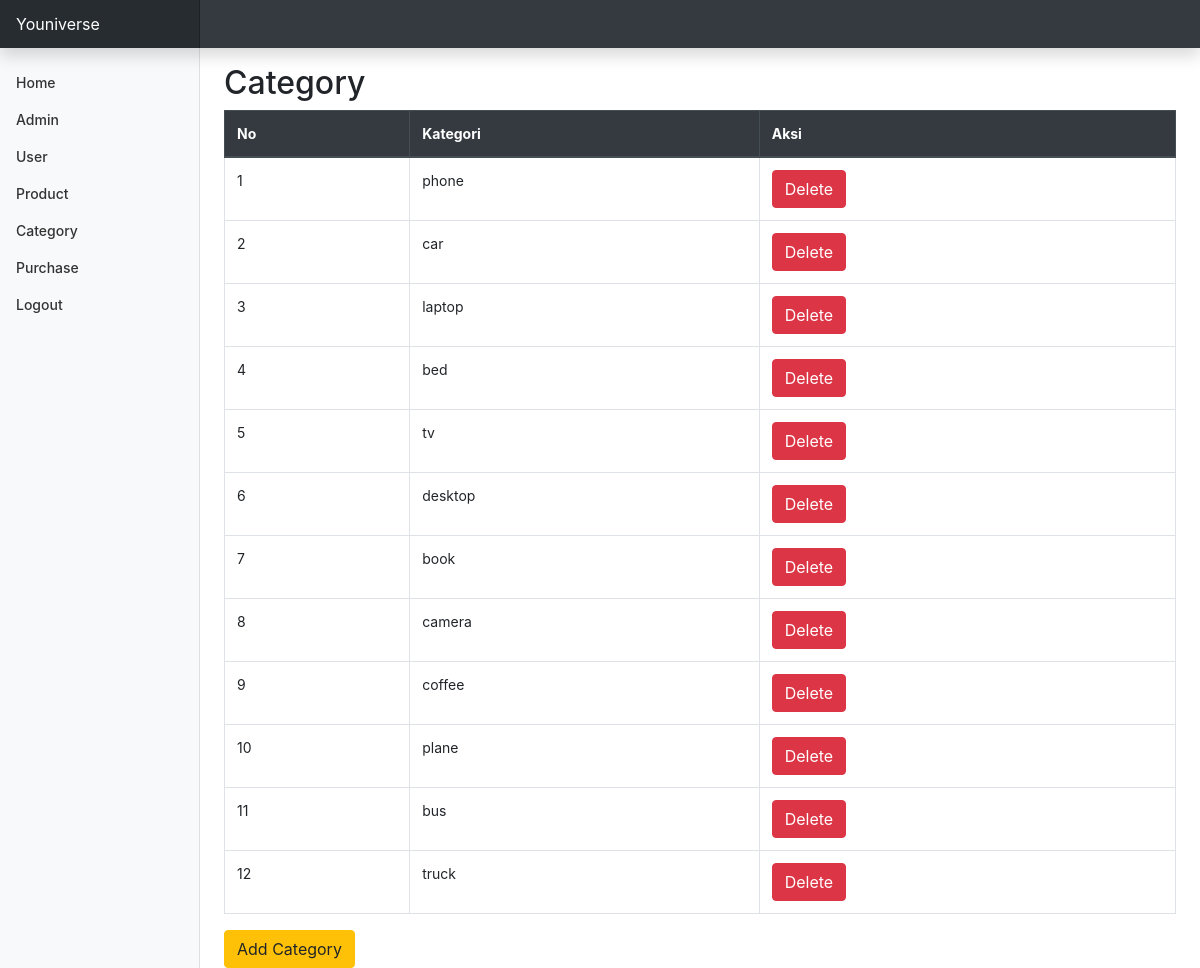
Screenshot of /admin/index.php?halaman=kategori with the database file from the repository.
### tables this page shows
CREATE TABLE `category` (
  `category_id` int(5) NOT NULL,
  `category_name` varchar(100) NOT NULL
);

### admin/kategori.php (the view)
<h2>Category</h2>
<?php
$alldata= array();
$result = mysqli_query($conn, "SELECT * FROM category");
while ($single = $result ->fetch_assoc())
{
    $alldata[] = $single;
}
?>
<table class="table table-bordered table-hover">
    <thead class="thead-dark">
        <tr>
            <th>No</th>
            <th>Kategori</th>
            <th>Aksi</th>
        </tr>
    </thead>
    <tbody>
        <?php
        foreach ($alldata as $key => $value) {
        ?>
        <tr>
            <td><?php echo $key + 1;?></td>
            <td><?php echo $value['category_name'];?></td>
            <td>
                <a href="index.php?halaman=deletecategory&id=<?php echo $value['category_id'];?>" class="btn btn-danger">Delete</a>
            </td>
        </tr>
        <?php }?>
    </tbody>
</table>
<a href="index.php?halaman=addcategory" class="btn btn-warning" class="btn btn-primary">Add Category</a>

### admin/assets/css/styles.css (style rules this page uses)
body { font-size: .875rem; }

### rows the page displays
category: category_name "phone"
category: category_name "car"
category: category_name "laptop"
category: category_name "bed"
category: category_name "tv"
category: category_name "desktop"
category: category_name "book"
category: category_name "camera"
category: category_name "coffee"
category: category_name "plane"
category: category_name "bus"
category: category_name "truck"
